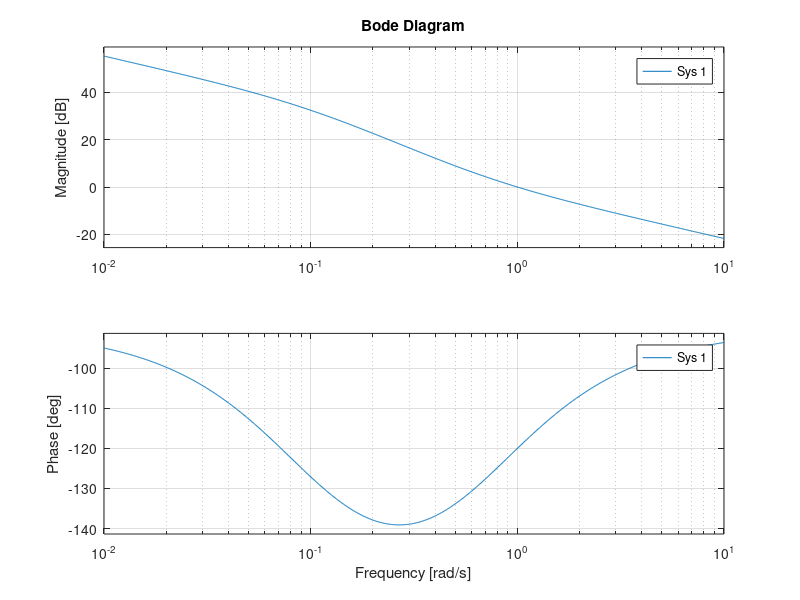
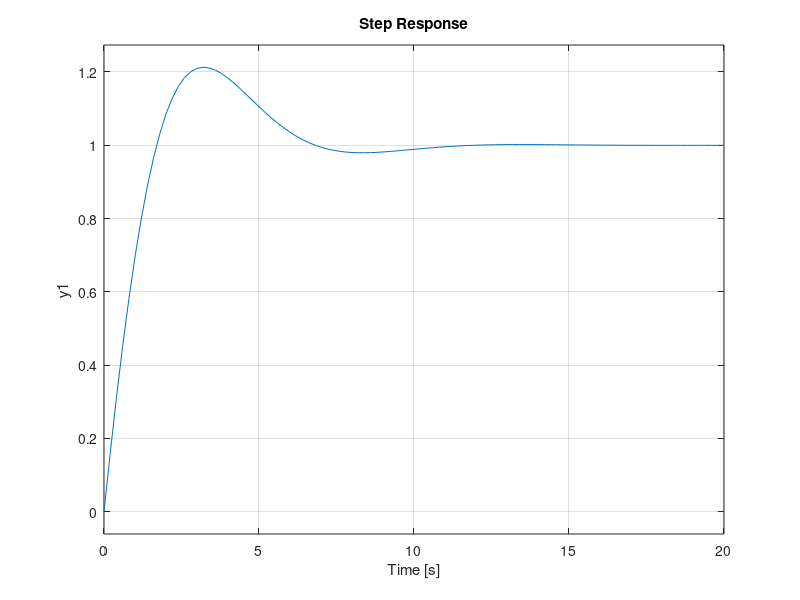

Write MATLAB code to recreate these figures, in order.
H = tf([5], [10 1]);
wc = 1; yk = 60;
phase = -atand(10 * wc);
modulus = 5 / (sqrt(100 * (wc^2) + 1));
Ti = tand(-90 + yk - phase);
kp = Ti * wc / (modulus * sqrt((Ti^2) * (wc^2) +1));
Hc = tf([kp * Ti, kp],[Ti 0]);
Ho = feedback(H * Hc,1);
bode(Hc*H)
figure()
step(Ho)
